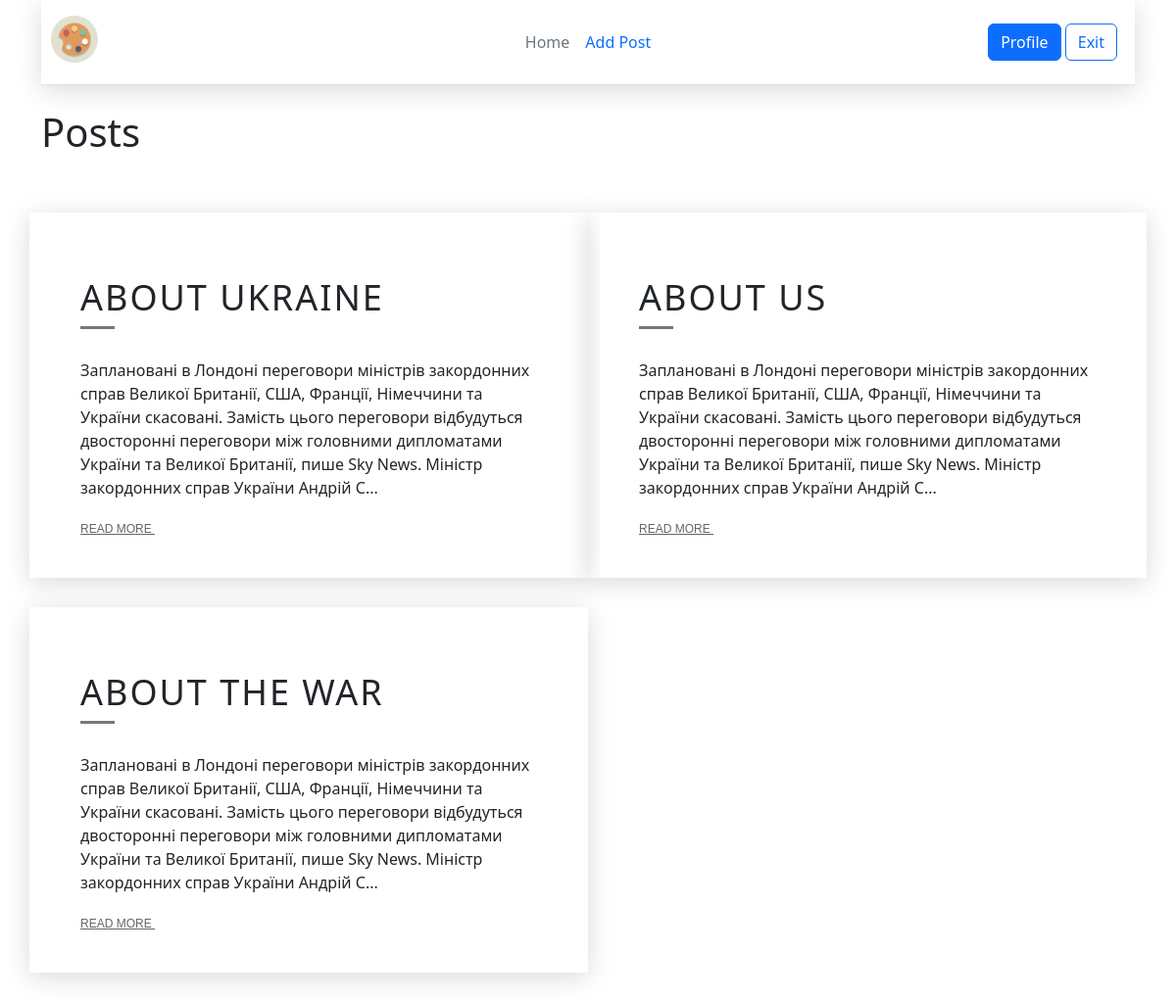
/ (signed in), run on the app's committed database.
### tables this page shows
CREATE TABLE posts (id integer PRIMARY KEY AUTOINCREMENT, title text NOT NULL, text text NOT NULL, url text NOT NULL, author text, time integer);

### app.py (the view)
@app.route("/home")
@app.route("/")
def index():
    return render_template('index.html', posts=dbase.getPostsAnonce())

### FDataBase.py (called while the page is built)
    def getPostsAnonce(self):
        try:
            self.__cur.execute(f"SELECT id, title, text, url FROM posts ORDER BY time DESC")
            res = self.__cur.fetchall()
            if res: return res
        except sqlite3.Error as e:
            print("An error while getting the posts in DB" +str(e))
        return []

    def getUser(self, user_id):
        try:
            self.__cur.execute(f"SELECT * FROM users WHERE id = {user_id} LIMIT 1")
            res = self.__cur.fetchone()
            if not res:
                print("User not found")
                return False
            return res
        except sqlite3.Error as e:
            print("Database's error "+str(e))
        return False

### UserLogin.py (called while the page is built)
    def fromDB(self, user_id, db):
        self.__user = db.getUser(user_id)
        return self

### app.py (called while the page is built)
@login_manager.user_loader
def laod_user(user_id):
    return UserLogin().fromDB(user_id, dbase)

def connect_db():
    conn = sqlite3.connect(app.config['DATABASE'])
    conn.row_factory = sqlite3.Row
    return conn

def get_db():
    if not hasattr(g, 'link_db'):
        g.link_db = connect_db()
    return g.link_db

@app.before_request
def before_request():
    global dbase
    db = get_db()
    dbase = FDataBase(db)

### templates/index.html (shortened to what this page needs)
{% extends 'base2.html' %}
{% block content %}
<h1>Posts</h1>
<div class="row">
    {% if posts|length > 0 %}
    {% for p in posts %}
    <div class="col-md-6 item">
        <div class="item-in">
            <h4 style="font-size: 36px;">{{p.title}}</h4>
            <div class="seperator"></div>
            <p style="font-size: 16px;">{{ p.text[:300] | striptags }}...</p>
            <a href="{{ url_for('showPost', alias=p.url)}}">Read More
            </a>
        </div>
    </div>
    {% endfor %}
    {% else %}
    <p>We don't have the articles</p>
    {% endif %}
</div>
{% endblock %}

### static/css/style.css (style rules this page uses)
.row { padding: 50px 0; }
.seperator { margin-bottom: 30px; width: 35px; height: 3px; background: #777; border: none; }
.item { position: relative; margin-bottom: 30px; min-height: 1px; float: left; -webkit-box-shadow: 0 5px 25px rgba(0, 0, 0, 0.15); box-shadow: 0 5px 25px rgba(0, 0, 0, 0.15); -webkit-tap-highlight-color: transparent; -webkit-touch-callout: none; -webkit-user-select: none; -moz-user-select: none; -ms-user-select: none; user-select: none; }
.item .item-in { background: #fff; padding: 40px; position: relative; }
.item .item-in::before { content: ""; position: absolute; bottom: 0px; height: 2px; width: 0%; background: #333; right: 0px; -webkit-transition: width 0.4s; transition: width 0.4s; }
.item h4 { font-size: 18px; margin-top: 25px; letter-spacing: 2px; text-transform: uppercase; }
.item p { font-size: 12px; }
.item a { font-family: 'Montserrat', sans-serif; font-size: 12px; text-transform: uppercase; color: #666; margin-top: 10px; }

### data on the page
posts: title "ABOUT UKRAINE", text "Заплановані в Лондоні переговори міністрів закордонних справ Великої Британії, США, Франції, Німеччини та України скасовані. Замість цього переговори відбудуться двосторонні переговори між головними дипломатами України та Великої Британії, пише Sky News. Міністр закордонних справ України Андрій С"
posts: title "ABOUT US", text "Заплановані в Лондоні переговори міністрів закордонних справ Великої Британії, США, Франції, Німеччини та України скасовані. Замість цього переговори відбудуться двосторонні переговори між головними дипломатами України та Великої Британії, пише Sky News. Міністр закордонних справ України Андрій С"
posts: title "ABOUT THE WAR", text "Заплановані в Лондоні переговори міністрів закордонних справ Великої Британії, США, Франції, Німеччини та України скасовані. Замість цього переговори відбудуться двосторонні переговори між головними дипломатами України та Великої Британії, пише Sky News. Міністр закордонних справ України Андрій С"
